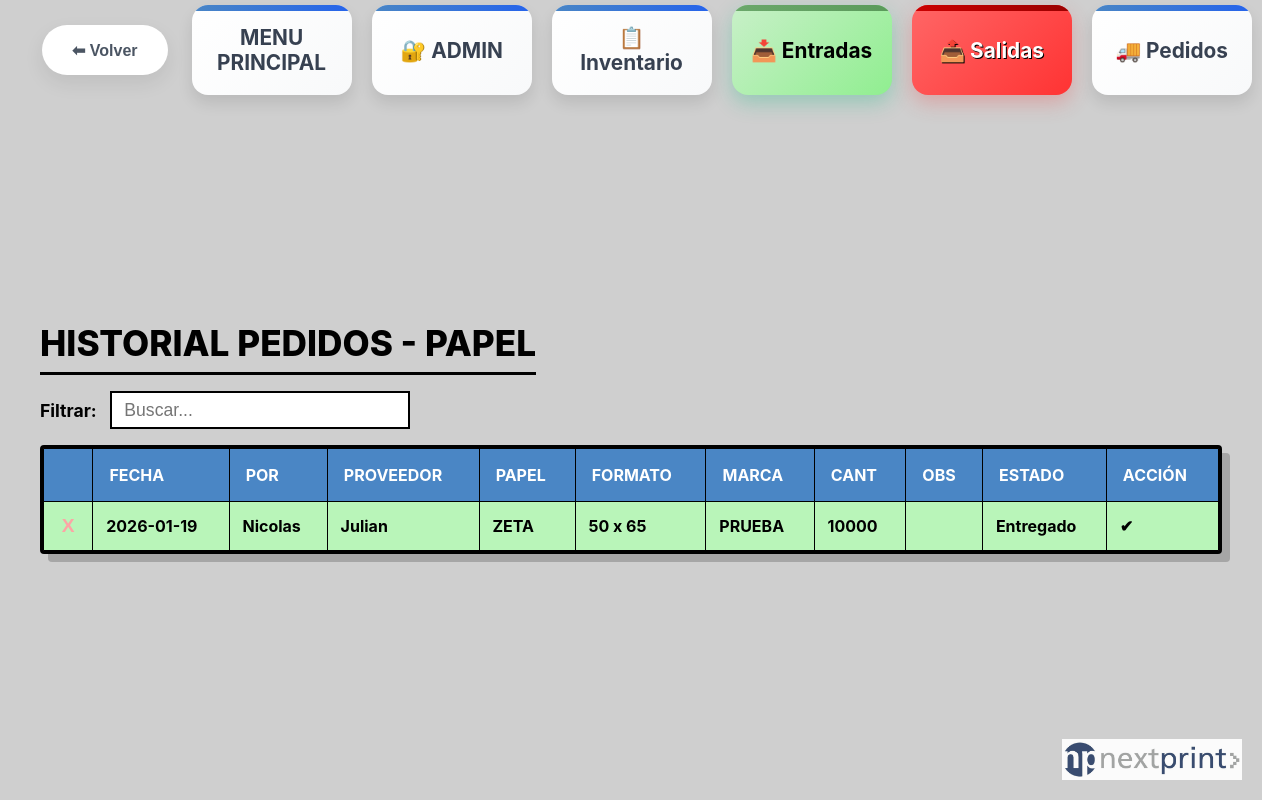
Before: /papel/pedidos/historial (signed in) with the older database file.
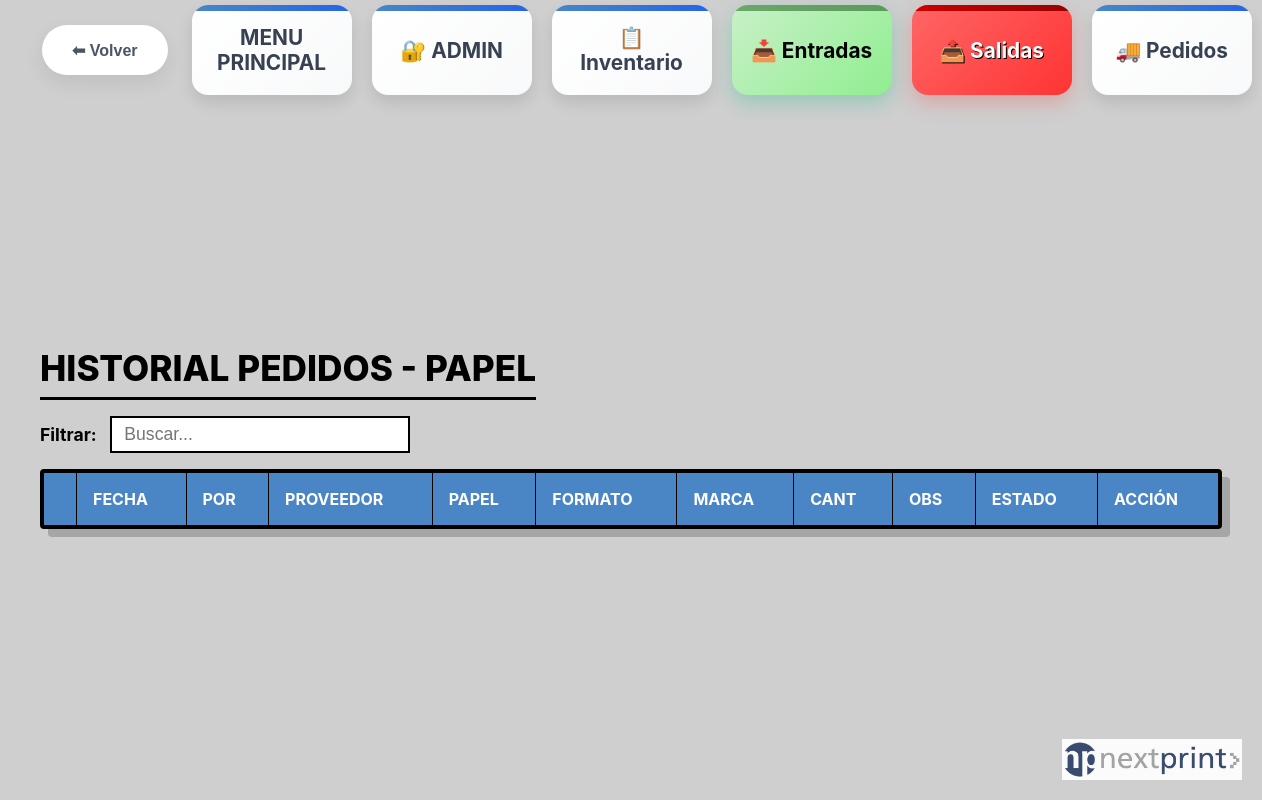
After: the same page with the newer database file.
### tables this page shows
CREATE TABLE papel_pedidos (
    id INTEGER PRIMARY KEY AUTOINCREMENT,
    fecha TEXT NOT NULL,
    tipo_papel TEXT NOT NULL,
    gramaje TEXT NOT NULL,
    formato TEXT NOT NULL,
    marca TEXT NOT NULL,
    proveedor TEXT NOT NULL,
    cantidad INTEGER NOT NULL,
    observaciones TEXT,
    estado TEXT NOT NULL DEFAULT 'En espera'
, pedido_por TEXT, afecta_stock INTEGER DEFAULT 1, es_interno INTEGER DEFAULT 0, sede TEXT DEFAULT '');

### app.py (the view)
@app.route("/papel/pedidos/historial")
def papel_pedidos_historial():
    conn = get_conn()
    registros = conn.execute("SELECT * FROM papel_pedidos ORDER BY id DESC").fetchall()
    conn.close()
    return render_template("base.html", vista="papel_pedidos_historial", modo="papel", registros=registros)

### app.py (called while the page is built)
def get_db_connection():
    conn = sqlite3.connect(DB_PATH) # <-- Usamos la variable que calculamos arriba
    conn.row_factory = sqlite3.Row
    return conn

@app.before_request
def requerir_login():
    rutas_publicas = ['login', 'static']
    if request.endpoint == 'static' or request.endpoint == 'login':
        return
    if not session.get("app_authorized"):
        return redirect(url_for("login"))

### templates/base.html (shortened to what the changed rows need)
<!DOCTYPE html>
<html lang="es">
<head>
    <link rel="stylesheet" href="{{ url_for('static', filename='styles.css') }}?v=5">
</head>
<body>
    <main class="contenido {% if vista == 'menu' %}contenido-menu{% else %}contenido-app{% endif %}">
        {% if vista == "login_global" %}
        <div class="login-container">
            <form class="login-form" method="POST" action="{{ url_for('login') }}">
                <h2 class="login-title">Bienvenido</h2>
                {% if error %}
                <div class="login-error">{{ error }}</div>
                {% endif %}
                <div class="form-group-login">
                    <label for="usuario">Usuario</label>
                    <input type="text" name="usuario" id="usuario" required autofocus placeholder="Ingresá tu usuario">
                </div>
                <div class="form-group-login">
                    <label for="contrasena">Contraseña</label>
                    <input type="password" name="contrasena" id="contrasena" required placeholder="••••••••">
                </div>
                <div class="chk-container">
                    <input type="checkbox" name="recordar" id="recordar">
                    <label for="recordar">Recordar mi dispositivo</label>
                </div>
                <button type="submit" class="btn-login-submit">Ingresar</button>
                <div class="login-footer">
                    © 2026 Nextprint Stock
                </div>
            </form>
        </div>
            {% elif vista == "papel_pedidos_historial" %}
            <section class="historial">
                <h1 class="historial-titulo">Historial Pedidos - Papel</h1>
                <div class="historial-tabla-wrapper">
                    <table class="historial-tabla" id="tabla-papel-pedidos">
                        <thead>
                            <tr>
                                <th style="width: 30px;"></th>
                                <th>Fecha</th>
                                <th>POR</th>
                                <th>PROVEEDOR</th>
                                <th>Papel</th>
                                <th>Formato</th>
                                <th>Marca</th>
                                <th>Cant</th>
                                <th>Obs</th>
                                <th>Estado</th>
                                <th>Acción</th>
                            </tr>
                        </thead>
                        <tbody>
                            {% for r in registros %}
                            <tr
                                class="{% if r['estado'] == 'Entregado' %}pedido-entregado{% endif %} {% if r['es_interno'] %}pedido-interno{% endif %}">
                                <td style="width: 30px; text-align: center;">
                                    {% if r['estado'] == 'Entregado' %}
                                    <button class="btn-borrar-historial-papel" data-id="{{ r['id'] }}">X</button>
                                    {% endif %}
                                </td>
                                <td>{{ r['fecha'] }}</td>
                                <td>{{ r['pedido_por'] }}</td>
                                <td>{{ r['proveedor'] }}</td>
                                <td>{{ r['tipo_papel'] }}</td>
                                <td>{{ r['formato'] }}</td>
                                <td>{{ r['marca'] }}</td>
                                <td>{{ r['cantidad'] }}</td>
                                <td>{{ r['observaciones'] }}</td>
                                <td class="estado-pedido">{{ r['estado'] }}</td>
                                <td>
                                    {% if r['estado'] != 'Entregado' %}
                                    {% if r['es_interno'] %}
                                    <button type="button" class="btn-reservado btn-entregado-papel"
                                        data-id="{{ r['id'] }}">
                                        Reservado
                                    </button>
                                    {% else %}
                                    <button type="button" class="btn-entregado btn-entregado-papel"
                                        data-id="{{ r['id'] }}">
                                        Entregado
                                    </button>
                                    {% endif %}
                                    {% else %}
                                    ✔
                                    {% endif %}
                                </td>
                            </tr>
                            {% endfor %}
                        </tbody>
                    </table>
                </div>
            </section>
            {% endif %}
    </main>
</body>
</html>

Changed rows visible on the page:
removed papel_pedidos: fecha "2026-01-19", pedido_por "Nicolas", proveedor "Julian", tipo_papel "ZETA", formato "50 x 65", marca "PRUEBA", cantidad "10000", estado "Entregado"
